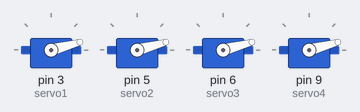
Bench run of a sketch on a simulated Arduino Uno, built with avr-gcc and run on an emulated ATmega328P. On the bench: 4 × servo. At 2.3 s the program stops and its outputs stay as they are.

Above: at 0.05 s.
At 0.15 s:
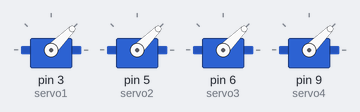
At 0.3 s:
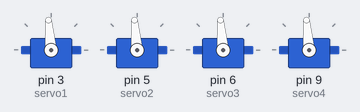
At 0.55 s:
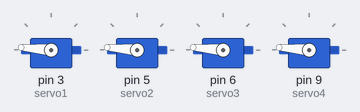
At 0.8 s:
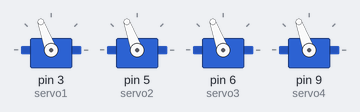
At 1.05 s:
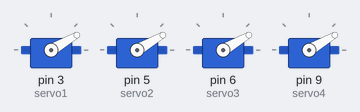
Timing chart, 0 to 3.0 s (numbered marks = the images above):
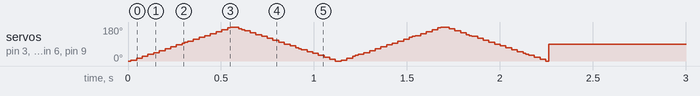

The sketch:

4micro_servo1.ino
```cpp
#include <Servo.h>

Servo servo1;
Servo servo2;
Servo servo3;
Servo servo4;

void setup() {
  servo1.attach(3);
  servo2.attach(5);
  servo3.attach(6);
  servo4.attach(9);
}

void loop() {

  unsigned long startTime = millis();
  while (millis() - startTime < 2000) {
    for (int pos = 0; pos <= 180; pos += 5) {
      servo1.write(pos);
      servo2.write(pos);
      servo3.write(pos);
      servo4.write(pos);
      delay(15);
    }

    for (int pos = 180; pos >= 0; pos -= 5) {
      servo1.write(pos);
      servo2.write(pos);
      servo3.write(pos);
      servo4.write(pos);
      delay(15);
    }
  }


  servo1.write(90);
  servo2.write(90);
  servo3.write(90);
  servo4.write(90);

  while (true);
}
```
